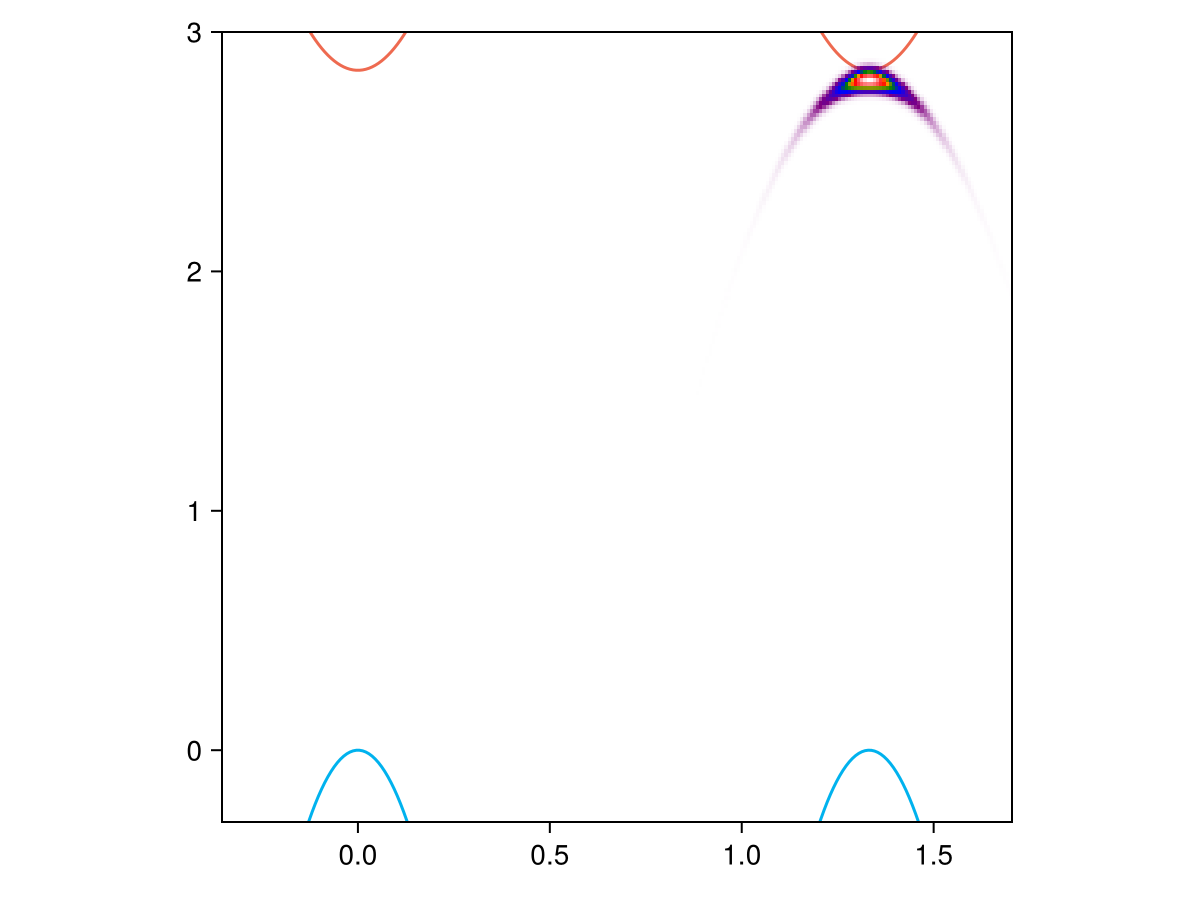

Here is the Julia script that generated this plot:
# Plot the ARPES heatmap;

include("units.jl")
include("qp-bands.jl")
include("broadening.jl")
include("exciton.jl")
include("ehh.jl")
include("wfn.jl")
include("arpes.jl")
include("overlap.jl")
using CairoMakie
using LaTeXStrings
using Colors

caption_padding = 35

broaden = gaussian_broadening(20fs)
electron_color = colorant"deepskyblue2"
hole_color = colorant"coral2"

m_h = 0.21
m_e = 0.37
E_g = 2.84
w_side = 4π / (3 * 3.144817974)
w = SVector{2, Float64}([w_side, 0.0])
trion = Intervalley2DChandraTrion(
    m_h = m_h,
    m_e = m_e,
    w = w,
    E_g = E_g,
    E_B = 0.75, # Binding energy for the ehh trion mode
    a = 10.3,
    b = 25.2
)
exciton_direct = IntraValley2DExciton(
    m_h = m_h,
    m_e = m_e,
    E_g = E_g,
    E_B = 0.71,
    a = 10.4
)

# The trion momentum is set to be w
P_ratio = 1.0
P = P_ratio * w

# The exciton momentum is set to zero
Q = SA[0.0, 0.0]

rk, Avck = read_ex_wfc("../../MoS2/MoS2/4-absorption-120-no-sym-gw/eigenvectors.h5", SVector{3, Float64}(0.333333333333333, 0.3333333333333, 0))

let f = Figure(size=(2000, 500))
    iS = 6
    ax = Axis(f[1, 1], title="S = $iS")
    scatter!(ax, rk[1, :], rk[2, :], color=abs.(Avck[1, 1, :, iS]), colormap=reverse(cgrad(:grayC)), colorrange=(0, 1),)
    colsize!(f.layout, 1, Aspect(1, 1))
    hidedecorations!(ax, ticklabels = false, ticks = false)
    
    ax = Axis(f[1, 2])
    Avck_norm = map(1 : size(Avck)[3]) do ik
        norm(Avck[:, :, ik, iS])^2
    end
    scatter!(ax, rk[1, :], rk[2, :], color=abs.(Avck[1, 2, :, iS]), colormap=reverse(cgrad(:grayC)), colorrange=(0, 1),)
    colsize!(f.layout, 2, Aspect(1, 1))
    hidedecorations!(ax, ticklabels = false, ticks = false)
    
    Avck_iS_first_two_bands = Avck[1, 1, :, iS] + Avck[1, 2, :, iS]
    ax = Axis(f[1, 3], title="norm = $(norm(Avck_iS_first_two_bands))")
    scatter!(ax, rk[1, :], rk[2, :], color=abs.(Avck_iS_first_two_bands), 
        colormap=reverse(cgrad(:grayC)),
        colorrange=(0, 1),
    )
    colsize!(f.layout, 3, Aspect(1, 1))
    hidedecorations!(ax, ticklabels = false, ticks = false)
    
    #Colorbar(f[1, 4], colormap=reverse(cgrad(:grayC)), )

    ax = Axis(f[1, 4])
    intensity_limit = maximum(abs.(Avck_iS_first_two_bands))
    scatter!(ax, rk[1, :], rk[2, :], color=real.(Avck_iS_first_two_bands), 
        colormap=cgrad(:balance),
        colorrange=(-intensity_limit, intensity_limit),
    )
    colsize!(f.layout, 4, Aspect(1, 1))
    hidedecorations!(ax, ticklabels = false, ticks = false)
    
    save("exciton-patch.png", f)

    f
end

iS = 2
Avck_A1s_bright = Avck[:, :, :, iS]
# In Fig. 1bcd in PRL 115, 176801 (2015), 
# we note that the spin up and spin down bands cross with each other:
# in a patch around K, the lowest conduction band is spin up,
# but around it, the lowest conduction band is spin down,
# while the highest valence band is spin up. 
# In our trion two-band model, we expect the conduction and valence bands to have the same spin,
# and this means the conduction band in our two-band model corresponds to 
# c1 near the patch around K and c2 around that patch.
# 
# Therefore, after reading the exciton wave function, 
# we have to reorder the bands. 
# But there is one way to cheat:
# because the lowest optically active exciton mode is quite accurately two-band,
# we can just do the follows:
Avck_A1s_bright = Avck_A1s_bright[1, 1, :] + Avck_A1s_bright[1, 2, :]
Avck_A1s_bright = reshape(Avck_A1s_bright, (1, 1, length(Avck_A1s_bright), 1))
println(norm(Avck_A1s_bright))

ω_list = LinRange(-0.3, 3.0, 200) 
kx_list = LinRange(-0.35, 1.7, 250) 
k1_list = [SA[kx, 0.0] for kx in kx_list]

E_c1_curve = map(k1_list) do k_h
    -E_v1(trion, k_h)
end
E_v1_curve = map(k1_list) do k_e
    E_c1(trion, k_e)
end
E_c2_curve = map(k1_list) do k_h
    -E_v2(trion, k_h)
end
E_v2_curve = map(k1_list) do k_e
    E_c2(trion, k_e)
end

let f = Figure()
    Ak1k2 = wfn(trion)
    Akω_total = trion_ARPES_eeh(trion, P, Ak1k2, IntraValley2DExciton, [exciton_direct], [Avck_A1s_bright], [rk], k1_list, ω_list, broaden)

    ax = Axis(f[1, 1])
    colsize!(f.layout, 1, Aspect(1, 1))
    
    lines!(ax, kx_list, E_c1_curve, color=electron_color)
    lines!(ax, kx_list, E_c2_curve, color=electron_color)
    lines!(ax, kx_list, E_v1_curve, color=hole_color)
    lines!(ax, kx_list, E_v2_curve, color=hole_color)

    heatmap!(ax, kx_list, ω_list, Akω_total, colormap=arpes_colormap(transparency_gradience))
    ylims!(ax, (minimum(ω_list), maximum(ω_list)))
    hidedecorations!(ax, ticklabels = false, ticks = false)
    save("eeh-heatmap-prototype-discrete-final-single-exciton.png", f)

    f
end
